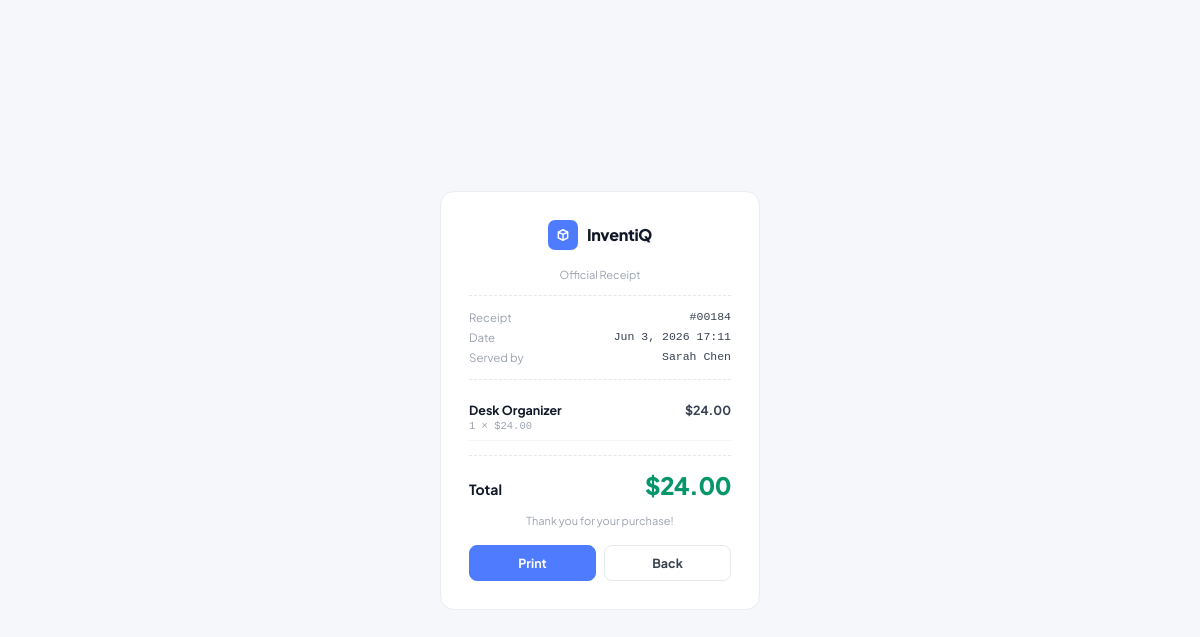
Page /sales/184/receipt/ (signed in) on the committed database.
### sales/models.py (models this page shows, shortened)
class Sale(models.Model):
    STATUS_CHOICES = [('completed', 'Completed'), ('voided', 'Voided')]
    salesperson = models.ForeignKey(settings.AUTH_USER_MODEL, on_delete=models.SET_NULL, null=True, related_name='sales')
    total_amount = models.DecimalField(max_digits=12, decimal_places=2, default=Decimal('0.00'))
    discount_amount = models.DecimalField(max_digits=10, decimal_places=2, default=Decimal('0.00'))
    status = models.CharField(max_length=20, choices=STATUS_CHOICES, default='completed')
    notes = models.TextField(blank=True)
    created_at = models.DateTimeField(auto_now_add=True)
    class Meta:
        ordering = ['-created_at']

class SaleItem(models.Model):
    sale = models.ForeignKey(Sale, on_delete=models.CASCADE, related_name='items')
    product = models.ForeignKey('inventory.Product', on_delete=models.PROTECT, related_name='sale_items')
    quantity = models.PositiveIntegerField()
    unit_price = models.DecimalField(max_digits=10, decimal_places=2)
    cost_price = models.DecimalField(max_digits=10, decimal_places=2)
    class Meta:
        unique_together = ['sale', 'product']
    @property
    def subtotal(self):
        return self.unit_price * self.quantity

### accounts/models.py (models this page shows, shortened)
class User(AbstractUser):
    ROLE_CHOICES = [('manager', 'Manager'), ('salesperson', 'Salesperson')]
    role = models.CharField(max_length=20, choices=ROLE_CHOICES, default='salesperson')
    phone = models.CharField(max_length=20, blank=True)
    avatar_initials = models.CharField(max_length=3, blank=True)
    @property
    def is_manager(self):
        return self.role == 'manager'
    @property
    def full_name(self):
        return self.get_full_name() or self.username

### inventory/models.py (models this page shows, shortened)
class Product(models.Model):
    name = models.CharField(max_length=200)
    sku = models.CharField(max_length=50, unique=True)
    category = models.ForeignKey(Category, on_delete=models.SET_NULL, null=True, blank=True, related_name='products')
    description = models.TextField(blank=True)
    cost_price = models.DecimalField(max_digits=10, decimal_places=2, validators=[MinValueValidator(Decimal('0.01'))])
    selling_price = models.DecimalField(max_digits=10, decimal_places=2, validators=[MinValueValidator(Decimal('0.01'))])
    stock_quantity = models.PositiveIntegerField(default=0)
    reorder_threshold = models.PositiveIntegerField(default=10)
    ai_reorder_threshold = models.PositiveIntegerField(default=10)
    use_ai_threshold = models.BooleanField(default=True)
    is_active = models.BooleanField(default=True)
    created_at = models.DateTimeField(auto_now_add=True)
    updated_at = models.DateTimeField(auto_now=True)
    class Meta:
        ordering = ['name']

### sales/views.py (the view)
# urls.py: path('<int:pk>/receipt/', views.sale_receipt, name='sale_receipt'),
@login_required
def sale_receipt(request, pk):
    sale = get_object_or_404(Sale, pk=pk)
    if not request.user.is_manager and sale.salesperson != request.user:
        messages.error(request, 'Access denied.')
        return redirect('sales:sale_list')
    return render(request, 'sales/sale_receipt.html', {'sale': sale})

### templates/sales/sale_receipt.html (shortened to what this page needs)
<!DOCTYPE html>
<html lang="en">
<head>
</head>
<body>
<div class="receipt" role="main">
  <div class="logo-row">
    <div class="logo-icon"><svg fill="none" stroke="#fff" viewBox="0 0 24 24" stroke-width="2.5"><path stroke-linecap="round" stroke-linejoin="round" d="M20 7l-8-4-8 4m16 0l-8 4m8-4v10l-8 4m0-10L4 7m8 4v10M4 7v10l8 4"/></svg></div>
    <span class="logo-name">InventiQ</span>
  </div>
  <p style="text-align:center;font-size:11px;color:#9ca3af;margin-bottom:14px;">Official Receipt</p>
  <hr>
  <div class="meta"><span class="meta-l">Receipt</span><span class="meta-v">#{{ sale.pk|stringformat:"05d" }}</span></div>
  <div class="meta"><span class="meta-l">Date</span><span class="meta-v">{{ sale.created_at|date:"M j, Y H:i" }}</span></div>
  <div class="meta"><span class="meta-l">Served by</span><span class="meta-v">{{ sale.salesperson.full_name|default:"—" }}</span></div>
  <hr>
  {% for item in sale.items.all %}
  <div class="item">
    <div><div class="item-n">{{ item.product.name }}</div><div class="item-s">{{ item.quantity }} × ${{ item.unit_price }}</div></div>
    <div class="item-p">${{ item.subtotal|floatformat:2 }}</div>
  </div>
  {% endfor %}
  <hr>
  <div class="total-row"><span class="total-l">Total</span><span class="total-v">${{ sale.total_amount|floatformat:2 }}</span></div>
  <p class="thanks">Thank you for your purchase!</p>
  <div class="btn-row">
    <button onclick="window.print()" class="btn btn-blue">Print</button>
    <a href="{% url 'sales:sale_list' %}" class="btn btn-gray">Back</a>
  </div>
</div>
</body>
</html>

### templates/sales/sale_receipt.html (style rules this page uses)
* { box-sizing:border-box;margin:0;padding:0; }
body { font-family:'Plus Jakarta Sans',sans-serif;background:#f5f7fa;min-height:100vh;display:flex;align-items:center;justify-content:center;padding:24px; }
.receipt { background:#fff;border:1px solid #eaecf0;border-radius:14px;padding:28px;width:100%;max-width:320px; }
.logo-row { display:flex;align-items:center;gap:9px;justify-content:center;margin-bottom:18px; }
.logo-icon { width:30px;height:30px;background:#4F7CFF;border-radius:7px;display:flex;align-items:center;justify-content:center; }
.logo-icon svg { width:14px;height:14px; }
.logo-name { font-size:16px;font-weight:800;color:#111827;letter-spacing:-.3px; }
hr { border:none;border-top:1px dashed #e5e7eb;margin:14px 0; }
.meta { display:flex;justify-content:space-between;font-size:11.5px;margin-bottom:5px; }
.meta-l { color:#9ca3af; }
.meta-v { font-family:ui-monospace,monospace;color:#374151;font-weight:500; }
.item { display:flex;justify-content:space-between;align-items:flex-start;padding:8px 0;border-bottom:1px solid #f3f4f6; }
.item-n { font-size:12.5px;font-weight:700;color:#111827; }
.item-s { font-size:10.5px;color:#9ca3af;font-family:ui-monospace,monospace;margin-top:2px; }
.item-p { font-size:12.5px;font-weight:700;color:#374151; }
.total-row { display:flex;justify-content:space-between;align-items:baseline;margin-top:4px; }
.total-l { font-size:14px;font-weight:700;color:#111827; }
.total-v { font-size:24px;font-weight:800;color:#059669;letter-spacing:-.5px; }
.thanks { text-align:center;font-size:11px;color:#9ca3af;margin-top:14px; }
.btn-row { display:flex;gap:8px;margin-top:18px; }
.btn { flex:1;padding:9px;border-radius:8px;font-size:12.5px;font-weight:700;cursor:pointer;border:1px solid;text-align:center;text-decoration:none;font-family:'Plus Jakarta Sans',sans-serif; }
.btn-blue { background:#4F7CFF;color:#fff;border-color:#4F7CFF; }
.btn-gray { background:#fff;color:#374151;border-color:#e5e7eb; }

### rows in the picture
Sale: pk "00184", created_at "Jun 3, 2026 17:11", salesperson.full_name "Sarah Chen", total_amount "24.00"
SaleItem: product.name "Desk Organizer", quantity "1", unit_price "24.00", subtotal "24.00"
